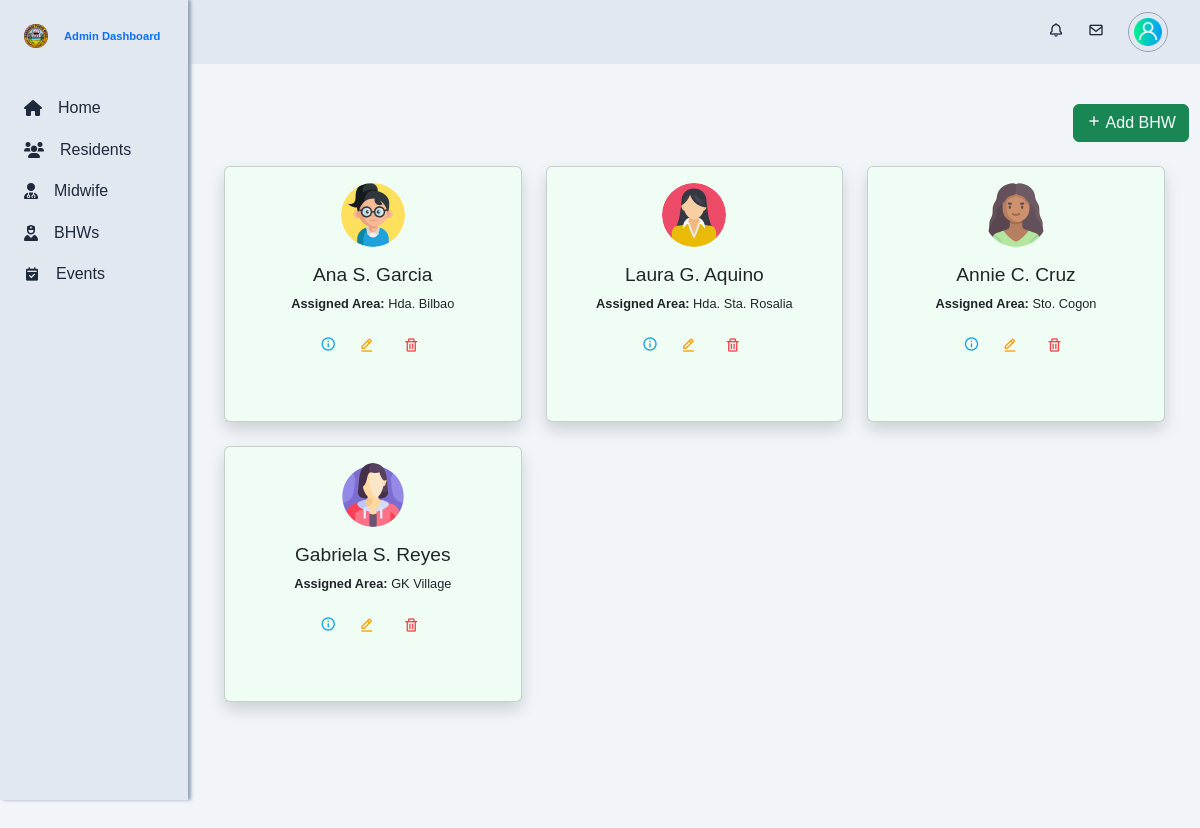
The page /app/views/admin/bhws.php on the database its author committed.
### tables this page shows
CREATE TABLE `bhw` (
  `bhw_id` int(10) NOT NULL,
  `account_id` int(10) NOT NULL,
  `personal_info_id` int(10) NOT NULL,
  `assigned_area` int(10) NOT NULL,
  `date_started` date NOT NULL DEFAULT current_timestamp(),
  `employment_status` enum('active','inactive','on_leave') NOT NULL DEFAULT 'active'
);

CREATE TABLE `accounts` (
  `account_id` int(10) NOT NULL,
  `username` varchar(255) NOT NULL,
  `password` varchar(255) NOT NULL,
  `role` enum('admin','midwife','bhw','residents') NOT NULL,
  `profile_picture` varchar(255) DEFAULT NULL,
  `isArchived` tinyint(1) NOT NULL DEFAULT 0,
  `isValid` tinyint(1) NOT NULL DEFAULT 1
);

CREATE TABLE `personal_information` (
  `personal_info_id` int(10) NOT NULL,
  `lastname` varchar(255) NOT NULL,
  `firstname` varchar(255) NOT NULL,
  `middlename` varchar(255) NOT NULL,
  `date_of_birth` date DEFAULT NULL,
  `civil_status` enum('Single','Married','Widowed','Legally Separated') DEFAULT NULL,
  `educational_attainment` enum('Elementary Graduate','Elementary Undergraduate','Highschool Graduate','Highschool Undergraduate','College Graduate','College Undergraduate') DEFAULT NULL,
  `occupation` varchar(255) DEFAULT NULL,
  `religion` varchar(100) DEFAULT NULL,
  `citizenship` varchar(100) DEFAULT NULL,
  `address_id` int(10) NOT NULL,
  `sex` enum('male','female') NOT NULL,
  `phone_number` varchar(20) DEFAULT NULL,
  `email` varchar(255) DEFAULT NULL,
  `id_picture` varchar(255) DEFAULT NULL,
  `isAlive` tinyint(1) NOT NULL DEFAULT 1,
  `isTransferred` tinyint(1) NOT NULL DEFAULT 0,
  `isArchived` tinyint(1) NOT NULL DEFAULT 0,
  `created_at` datetime NOT NULL DEFAULT current_timestamp(),
  `updated_at` datetime NOT NULL DEFAULT current_timestamp()
);

CREATE TABLE `address` (
  `address_id` int(10) NOT NULL,
  `address_name` varchar(255) NOT NULL,
  `address_type` enum('hda','sitio') NOT NULL
);

### app/models/get_bhws.php (called while the page is built)
<?php
function getBhwData($conn) {
    $sql = "SELECT
            bhw.bhw_id AS bhw_id,
            bhw.account_id AS account_id,
            bhw.personal_info_id AS personal_info_id,
            bhw.assigned_area AS assigned_area,
            bhw.date_started AS date_started,
            bhw.employment_status AS employment_status,
            personal_information.lastname AS lastname,
            personal_information.firstname AS firstname,
            personal_information.middlename AS middlename,
            personal_information.date_of_birth AS date_of_birth,
            TIMESTAMPDIFF(YEAR, personal_information.date_of_birth, CURDATE()) AS age,
            personal_information.civil_status AS civil_status,
            personal_information.educational_attainment AS educational_attainment,
            personal_information.occupation AS occupation,
            personal_information.religion AS religion,
            personal_information.citizenship AS citizenship,
            personal_information.sex AS sex,
            personal_information.phone_number AS phone_number,
            personal_information.email AS email,
            personal_information.created_at AS created_at,
            personal_information.updated_at AS updated_at,
            accounts.username AS username,
            accounts.profile_picture AS profile_picture,
            accounts.isArchived AS isArchived,
            personal_address.address_name AS personal_address_name,  -- Personal address
            assigned_address.address_name AS assigned_area_name      -- Assigned area address
            FROM bhw
            INNER JOIN personal_information ON bhw.personal_info_id = personal_information.personal_info_id
            INNER JOIN accounts ON bhw.account_id = accounts.account_id
            INNER JOIN address AS personal_address ON personal_information.address_id = personal_address.address_id  -- Join for personal address
            INNER JOIN address AS assigned_address ON bhw.assigned_area = assigned_address.address_id
            WHERE accounts.isArchived = 0";
    $result = mysqli_query($conn, $sql);
    $bhw_data = [];
    if (mysqli_num_rows($result) > 0) {
        while ($row = mysqli_fetch_assoc($result)) {
            $bhw_data[] = $row;
        }
    }
    return $bhw_data;
}
$bhw_data = getBhwData($conn);
?>

### app/views/admin/bhws.php (shortened to what this page needs)
<?php
require './config/db_config.php';
require './app/models/get_bhws.php';
?>
<!DOCTYPE html>
<html lang="en">
<head>
    <?php require './app/views/globals/head.php'; ?>
    <link rel="stylesheet" href="./public/css/admin.css">
</head>
<body id="body-pd">
    <?php require 'partials/top_navigation.php'; ?>
    <?php require 'partials/sidebar.php'; ?>
    <div class="height-100 main-content container">
        <div class="row">
            <div class="col-12 text-center m-4 d-flex justify-content-end">
                <button type="button" class="btn btn-success" data-bs-toggle="modal" data-bs-target="#addBhwModal">
                    <i class="bx bx-plus"></i> Add BHW
                </button>
            </div>
        </div>
        <div class="row">
            <?php if (!empty($bhw_data)): ?>
                <?php foreach ($bhw_data as $bhw): ?>
                    <div class="col-md-4 mb-4 bhw" id="bhw-card-<?= $bhw['bhw_id']; ?>">
                        <div class="card text-center shadow">
                            <img src="<?= !empty($bhw['profile_picture']) ? $bhw['profile_picture'] : './public/images/avatar-panda.png'; ?>" class="card-img-top rounded-circle mx-auto mt-3" alt="Profile Picture">
                            <div class="card-body">
                                <h5 class="card-title">
                                    <?= htmlspecialchars($bhw['firstname'] . ' ' . substr($bhw['middlename'], 0, 1) . '. ' . $bhw['lastname']); ?>
                                </h5>
                                <p class="card-text"><strong>Assigned Area:</strong> <?= htmlspecialchars($bhw['assigned_area_name']); ?></p>
                                <div class="mt-3">
                                    <button type="button" data-bs-toggle="modal" data-bs-target="#bhwModal<?= $bhw['bhw_id']; ?>">
                                        <i class='bx bx-info-circle'></i>
                                    </button>
                                    <button type="button" class="btn btn-warning" data-bs-toggle="modal" data-bs-target="#editBhwModal<?= $bhw['bhw_id']; ?>">
                                        <i class="bx bx-edit-alt"></i>
                                    </button>
                                    <button type="button" class="btn btn-danger delete-bhw" data-bhw-id="<?= $bhw['bhw_id']; ?>">
                                        <i class="bx bx-trash"></i>
                                    </button>
                                </div>
                            </div>
                        </div>
                    </div>
                <?php endforeach; ?>
            <?php else: ?>
                <p>No Barangay Health Workers found.</p>
            <?php endif; ?>
        </div>
    </div>
</body>
</html>

### public/css/admin.css (style rules this page uses)
:root { --header-height: 3rem; --nav-width: 2rem; --first-color: #f1f5f9; --first-color-light: #f0fdf4; --black-color: #1e293b; --body-font: 'Poppins', sans-serif; --normal-font-size: 1rem; --z-fixed: 100; }
body { position: relative; margin: var(--header-height) 0 0 0; padding: 0 1rem; font-family: var(--body-font); font-size: var(--normal-font-size); background-color: #f1f5f9; color: #1e293b; }
.height-100 { height: 100vh; }
@media screen and (min-width: 768px) { body { margin: calc(var(--header-height) + 1rem) 0 0 0; padding-left: calc(var(--nav-width) + 2rem); } }
.main-content { margin: 5rem auto; z-index: var(--z-fixed); padding-left: 10rem; padding-right: 1.2rem; }
.bhw .card { height: 16rem; background-color: #f0fdf4; }
.bhw .card img { height: 4rem; width: 4rem; }
.bhw .card button { border: none; background-color: transparent !important; font-size: 1rem; }
.bhw .card .bx-edit-alt { color: #f59e0b; }
.bhw .card .bx-info-circle { color: #0ea5e9; }
.bhw .card .bx-trash { color: #ef4444; }
.bhw .card-text { font-size: 0.8rem; }
.bhw .card-title { font-size: 1.2rem; }

### rows shown on the page
bhw: account.profile_picture (picture), personal_info.lastname "Ana S. Garcia", assigned_area.address_name "Hda. Bilbao"
bhw: account.profile_picture (picture), personal_info.lastname "Laura G. Aquino", assigned_area.address_name "Hda. Sta. Rosalia"
bhw: account.profile_picture (picture), personal_info.lastname "Annie C. Cruz", assigned_area.address_name "Sto. Cogon"
bhw: account.profile_picture (picture), personal_info.lastname "Gabriela S. Reyes", assigned_area.address_name "GK Village"
